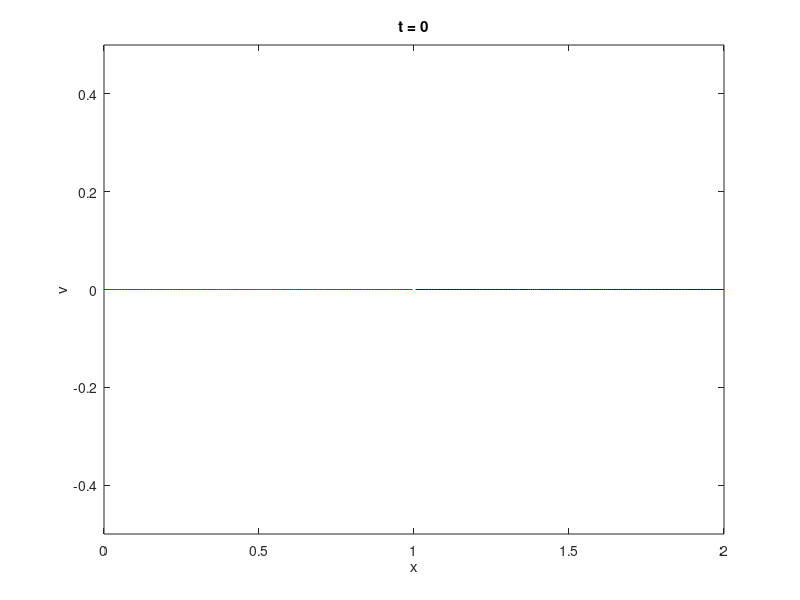
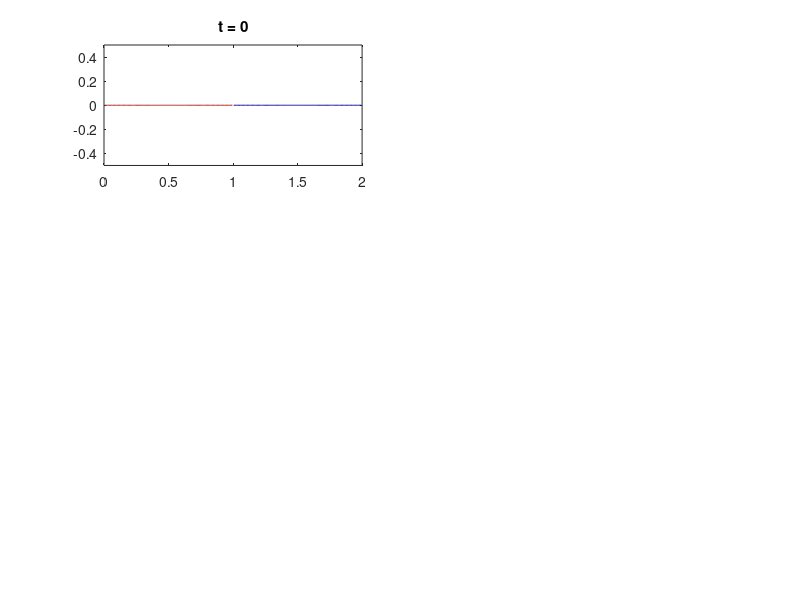

These charts were generated, in order, by the following MATLAB code: (Note: this script raises an error after producing the figures.)
% function cold_plasma
clear all
minX = 0;
maxX = 2;

% minX = 0.45;
% maxX = 0.55;

N = 128; 
vmin= -0.5; vmax = 0.5;
% vmin= -0.1; vmax = 0.1;

epsilon = 0.05;
delta = 0.1; %0.002, 0.05
omega_0 = 1; 

% method 1 is Euler, 2 is RK4
method = 2;

dt = 0.01;
t_final = 10;
Nstep = t_final/dt; 

dx = 1/N; 

d1 = 0.05; % chord length of the interval

% Initialize alpha, x and t

%particle_num is num particles in one period
% particle_num = 2*N+1;

alpha = zeros(1,N);
for i = 1:N
    alpha(i) = (i-0.5)/N;
end

x_1 = zeros(1,N);
v_1 = zeros(1,N);


for i = 1:N
    x_1(i) = alpha(i) + epsilon*sin(2*pi*alpha(i));
    v_1(i) = 0;
end

x_2 = zeros(1,N);
v_2 = zeros(1,N);

x_3 = zeros(1,N);
v_3 = zeros(1,N);

x_4 = zeros(1,N);
v_4 = zeros(1,N);

x_5 = zeros(1,N);
v_5 = zeros(1,N);

for i = 1:N
    x_2(i) = x_1(i) +1;
    v_2(i) = v_1(i);

    x_3(i) = x_1(i) - 1;
    v_3(i) = v_1(i);

    x_4(i) = x_1(i) +2;
    v_4(i) = v_1(i);

    x_5(i) = x_1(i) -2;
    v_5(i) = v_1(i);


end


num_interval = N;

str = sprintf('t = %0.5g',0);
figure(1); 
% plot(x,v)
plot(x_1,v_1,'r')
hold on
plot(x_2,v_2,'b')
hold on
plot(x_3,v_3,'g')
hold on
plot(x_4,v_4,'k')
hold on
plot(x_5,v_5,'m')
hold off


xlabel('x'); ylabel('v'); title(str); axis([ minX maxX vmin vmax])


  figure(2); subplot(3,2,1); plot(x_1,v_1,'-r');
  hold on
  plot(x_2,v_2,'-b');
  hold on
  plot(x_3,v_3,'g')
  hold on
  plot(x_4,v_4,'k')
  hold on
  plot(x_5,v_5,'m')
  hold off

  axis([ minX maxX vmin vmax])
  title('t = 0');
  part = 1;
    
  % Nstep = 1;
    for step = 1:Nstep
        x_tt = x_dd(x_1,N,omega_0,delta);
        if method == 1
            for i = 1:N
                x_1(i) = x_1(i) + dt * v_1(i);
                v_1(i) = v_1(i) + dt * x_tt(i);
            end

            for i = 1:N
                x_2(i) = x_1(i)+1;
                v_2(i) = v_1(i);
            
                x_3(i) = x_1(i) - 1;
                v_3(i) = v_1(i);
            
                x_4(i) = x_1(i) +2;
                v_4(i) = v_1(i);
            
                x_5(i) = x_1(i) -2;
                v_5(i) = v_1(i);
            end
        end


        if method ==2
            for i = 1:N
                k1_x = v_1(i);
                k1_v = x_tt(i);
                k2_x = v_1(i) + 0.5*dt*k1_x;
                k2_v = x_tt(i) + 0.5*dt * k1_v;
                k3_x = v_1(i) + 0.5*dt*k2_x;
                k3_v = x_tt(i) + 0.5*dt * k2_v;

                k4_x = v_1(i) + dt*k3_x;
                k4_v = x_tt(i) + dt * k3_v;

                x_1(i) = x_1(i) + dt/6 * (k1_x+2*k2_x+2*k3_x+k4_x);
                v_1(i) = v_1(i) + dt/6 * (k1_v+2*k2_v+2*k3_v+k4_v);
            end

            for i = 1:N
                x_2(i) = x_1(i)+1;
                v_2(i) = v_1(i);

                x_3(i) = x_1(i) - 1;
                v_3(i) = v_1(i);
            
                x_4(i) = x_1(i) +2;
                v_4(i) = v_1(i);
            
                x_5(i) = x_1(i) -2;
                v_5(i) = v_1(i);
            end
        end

      str = sprintf('t = %0.5g',step*dt);
      figure(1); 
      % plot(x,v); 

      plot(x_1,v_1,'r')
      hold on
      plot(x_2,v_2,'b')
      hold on
      plot(x_3,v_3,'g')
      hold on
      plot(x_4,v_4,'k')
      hold on
      plot(x_5,v_5,'m')


              z = linspace(minX,maxX,15);
              y = zeros(length(z),1);
              plot(z,y,'--k')

      hold off



      xlabel('x'); ylabel('v'); title(str); axis([ minX maxX vmin vmax])

        % if step == 125 || step == 250 || step == 375 || step == 500 
        % if step == 400 || step == 800 || step == 1200 || step == 1600 || step == 2000
        if step == 500 
          figure(2);subplot(3,2,1+part); 
          % plot(x,v,'-o','MarkerSize',1.25);
          plot(x_1,v_1,'r')
          hold on
          plot(x_2,v_2,'b')
          hold on
          plot(x_3,v_3,'g')
          hold on
          plot(x_4,v_4,'k')
          hold on
          plot(x_5,v_5,'m')
          hold off
          axis([ minX maxX vmin vmax])
          time = step*dt;
          title(sprintf('t = %.2f', time));
          part = part+1;
        end
    end



function Efield = x_dd(x,particle_sum,omega_0,delta)
    % for i = 1:particle_sum
    %     x(i) = mod(x(i),1);
    % end
    Efield = zeros(1,particle_sum);
    for i = 1:particle_sum
        pho_bar = 0;
        a = 0;
        kernel = 0;
        for j = 1:particle_sum
            % Efield(i) = Efield(i) - k(x(i),active(j),delta)* omega_0*(1/num_active);  
            kernel = kernel - k(x(i),x(j),delta)* omega_0*(1/particle_sum);
            pho_bar = pho_bar + (k(1,x(j),delta) - k(0,x(j),delta)) * omega_0 *(1/particle_sum);
            a = a + (g(1,x(j),delta) - g(0,x(j),delta)) * omega_0 *(1/particle_sum);            
        end
        Efield(i) = Efield(i) + kernel+  pho_bar *(x(i)-0.5) - a;
    end
end






function weight = k(x,y,delta)
    weight = 1/2*(x-y)/((x-y)^2+delta^2)^0.5;
end

function green = g(x,y,delta)
    green = -0.5*((x-y)^2+delta^2)^0.5;
end



    